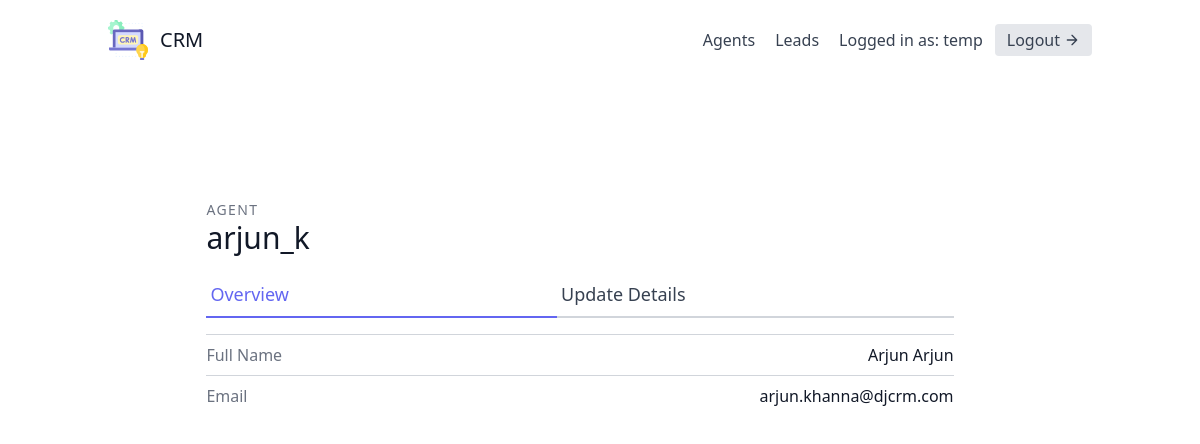
Page /agents/1/ (signed in) on the committed database.
### leads/models.py (models this page shows, shortened)
class User(AbstractUser):
    is_organisor = models.BooleanField(default=True)
    is_agent = models.BooleanField(default=False)

class Agent(models.Model):
    user = models.OneToOneField(User, on_delete=models.CASCADE)
    organisation = models.ForeignKey(UserProfile, on_delete=models.CASCADE)

### agents/views.py (the view)
# urls.py: path('<int:pk>/', AgentDetailView.as_view(), name='agent-detail'),
class AgentDetailView(OrganisorAndLoginRequiredMixin, generic.DetailView):
    template_name = "agents/agent_detail.html"
    context_object_name = "agent"
    def get_queryset(self):
        organisation = self.request.user.userprofile
        return Agent.objects.filter(organisation=organisation)

### agents/mixins.py (called while the page is built)
    def dispatch(self, request, *args, **kwargs):
        if not request.user.is_authenticated or not request.user.is_organisor:
            return redirect("leads:lead-list")
        return super().dispatch(request, *args, **kwargs)

### agents/templates/agents/agent_detail.html
{% extends "base.html" %}
{% block content %}
<section class="text-gray-700 body-font overflow-hidden">
    <div class="container px-5 py-24 mx-auto">
      <div class="lg:w-4/5 mx-auto flex flex-wrap">
        <div class="w-full lg:pr-10 lg:py-6 mb-6 lg:mb-0">
            <h2 class="text-sm title-font text-gray-500 tracking-widest">AGENT</h2>
            <h1 class="text-gray-900 text-3xl title-font font-medium mb-4">{{ agent.user.username }}</h1>
            <div class="flex mb-4">
                <a href="{% url 'agents:agent-detail' agent.pk %}" class="flex-grow text-indigo-500 border-b-2 border-indigo-500 py-2 text-lg px-1">
                    Overview
                </a>
                <a href="{% url 'agents:agent-update' agent.pk %}" class="flex-grow border-b-2 border-gray-300 py-2 text-lg px-1">
                    Update Details
                </a>
            </div>
            <div class="flex border-t border-gray-300 py-2">
                <span class="text-gray-500">Full Name</span>
                <span class="ml-auto text-gray-900">{{ agent.user.first_name }} {{ agent.user.last_name }}</span>
            </div>
            <div class="flex border-t border-gray-300 py-2">
                <span class="text-gray-500">Email</span>
                <span class="ml-auto text-gray-900">{{ agent.user.email }}</span>
            </div>
        </div>
      </div>
    </div>
  </section>
{% endblock content %}

### templates/navbar.html (shortened to what this page needs)
<header class="text-gray-700 body-font">
    <div class="container mx-auto flex flex-wrap p-5 flex-col md:flex-row items-center">
      <a href="{% url 'dashboard' %}" class="flex title-font font-medium items-center text-gray-900 mb-4 md:mb-0">
        <span class="ml-3 text-xl">CRM</span>
      </a>
      <nav class="md:ml-auto flex flex-wrap items-center text-base justify-center">
        {% if not request.user.is_authenticated %}
          <a href="{% url 'signup' %}" class="mr-5 hover:text-gray-900">Signup</a>
        {% else %}
          {% if request.user.is_organisor %}
          <a href="{% url 'agents:agent-list' %}" class="mr-5 hover:text-gray-900">Agents</a>
          {% endif %}
          <a href="{% url 'leads:lead-list' %}" class="mr-5 hover:text-gray-900">Leads</a>
        {% endif %}
      </nav>
      {% if request.user.is_authenticated %}
        Logged in as: {{ request.user.username }}
        <a href="{% url 'logout' %}" class="ml-3 inline-flex items-center bg-gray-200 border-0 py-1 px-3 focus:outline-none hover:bg-gray-300 rounded text-base mt-4 md:mt-0">
          Logout
            <svg fill="none" stroke="currentColor" stroke-linecap="round" stroke-linejoin="round" stroke-width="2" class="w-4 h-4 ml-1" viewBox="0 0 24 24">
                <path d="M5 12h14M12 5l7 7-7 7"></path>
            </svg>
        </a>
      {% endif %}
    </div>
</header>

### theme/static/css/styles.css (style rules this page uses)
*,::after,::before { box-sizing:border-box }
:root { -moz-tab-size:4;-o-tab-size:4;tab-size:4 }
html { line-height:1.15;-webkit-text-size-adjust:100% }
body { margin:0 }
body { font-family:system-ui,-apple-system,'Segoe UI',Roboto,Helvetica,Arial,sans-serif,'Apple Color Emoji','Segoe UI Emoji' }
blockquote,dd,dl,figure,h1,h2,h3,h4,h5,h6,hr,p,pre { margin:0 }
html { font-family:ui-sans-serif,system-ui,-apple-system,BlinkMacSystemFont,"Segoe UI",Roboto,"Helvetica Neue",Arial,"Noto Sans",sans-serif,"Apple Color Emoji","Segoe UI Emoji","Segoe UI Symbol","Noto Color Emoji";line-height:1.5 }
body { font-family:inherit;line-height:inherit }
*,::after,::before { box-sizing:border-box;border-width:0;border-style:solid;border-color:#e5e7eb }
h1,h2,h3,h4,h5,h6 { font-size:inherit;font-weight:inherit }
a { color:inherit;text-decoration:inherit }
audio,canvas,embed,iframe,img,object,svg,video { display:block;vertical-align:middle }
.container { width:100% }
@media (min-width:640px) { .container { max-width:640px } }
@media (min-width:768px) { .container { max-width:768px } }
@media (min-width:1024px) { .container { max-width:1024px } }
.bg-gray-200 { --tw-bg-opacity:1;background-color:rgba(229,231,235,var(--tw-bg-opacity)) }
.border-gray-300 { --tw-border-opacity:1;border-color:rgba(209,213,219,var(--tw-border-opacity)) }
.border-indigo-500 { --tw-border-opacity:1;border-color:rgba(99,102,241,var(--tw-border-opacity)) }
.rounded { border-radius:.25rem }
.border-0 { border-width:0 }
.border-b-2 { border-bottom-width:2px }
.border-t { border-top-width:1px }
.flex { display:flex }
.inline-flex { display:inline-flex }
.flex-col { flex-direction:column }
.flex-wrap { flex-wrap:wrap }
.items-center { align-items:center }
.justify-center { justify-content:center }
.flex-grow { flex-grow:1 }
.font-medium { font-weight:500 }
.h-4 { height:1rem }
.h-10 { height:2.5rem }
.text-sm { font-size:.875rem;line-height:1.25rem }
.text-base { font-size:1rem;line-height:1.5rem }
.text-lg { font-size:1.125rem;line-height:1.75rem }
.text-xl { font-size:1.25rem;line-height:1.75rem }
.text-3xl { font-size:1.875rem;line-height:2.25rem }
.mx-auto { margin-left:auto;margin-right:auto }
.ml-1 { margin-left:.25rem }
.ml-3 { margin-left:.75rem }
.mt-4 { margin-top:1rem }
.mb-4 { margin-bottom:1rem }
.mr-5 { margin-right:1.25rem }
.mb-6 { margin-bottom:1.5rem }
.ml-auto { margin-left:auto }
.overflow-hidden { overflow:hidden }
.p-5 { padding:1.25rem }
.py-1 { padding-top:.25rem;padding-bottom:.25rem }
.px-1 { padding-left:.25rem;padding-right:.25rem }
.py-2 { padding-top:.5rem;padding-bottom:.5rem }
.px-3 { padding-left:.75rem;padding-right:.75rem }
.px-5 { padding-left:1.25rem;padding-right:1.25rem }
.py-24 { padding-top:6rem;padding-bottom:6rem }
* { --tw-shadow:0 0 #0000 }
* { --tw-ring-inset:var(--tw-empty, );--tw-ring-offset-width:0px;--tw-ring-offset-color:#fff;--tw-ring-color:rgba(59, 130, 246, 0.5);--tw-ring-offset-shadow:0 0 #0000;--tw-ring-shadow:0 0 #0000 }
.text-gray-500 { --tw-text-opacity:1;color:rgba(107,114,128,var(--tw-text-opacity)) }
.text-gray-700 { --tw-text-opacity:1;color:rgba(55,65,81,var(--tw-text-opacity)) }
.text-gray-900 { --tw-text-opacity:1;color:rgba(17,24,39,var(--tw-text-opacity)) }
.text-indigo-500 { --tw-text-opacity:1;color:rgba(99,102,241,var(--tw-text-opacity)) }
.tracking-widest { letter-spacing:.1em }
.w-4 { width:1rem }
.w-10 { width:2.5rem }
.w-full { width:100% }
@media (min-width:768px) { .md\:flex-row { flex-direction:row } }
@media (min-width:768px) { .md\:mt-0 { margin-top:0 } }
@media (min-width:768px) { .md\:mb-0 { margin-bottom:0 } }
@media (min-width:768px) { .md\:ml-auto { margin-left:auto } }
@media (min-width:1024px) { .lg\:mb-0 { margin-bottom:0 } }
@media (min-width:1024px) { .lg\:py-6 { padding-top:1.5rem;padding-bottom:1.5rem } }
@media (min-width:1024px) { .lg\:pr-10 { padding-right:2.5rem } }
@media (min-width:1024px) { .lg\:w-4\/5 { width:80% } }

### rows in the picture
User: user.username "temp"
Agent: user.username "arjun_k", user.first_name "Arjun", user.last_name "Arjun", user.email "arjun.khanna@djcrm.com"
